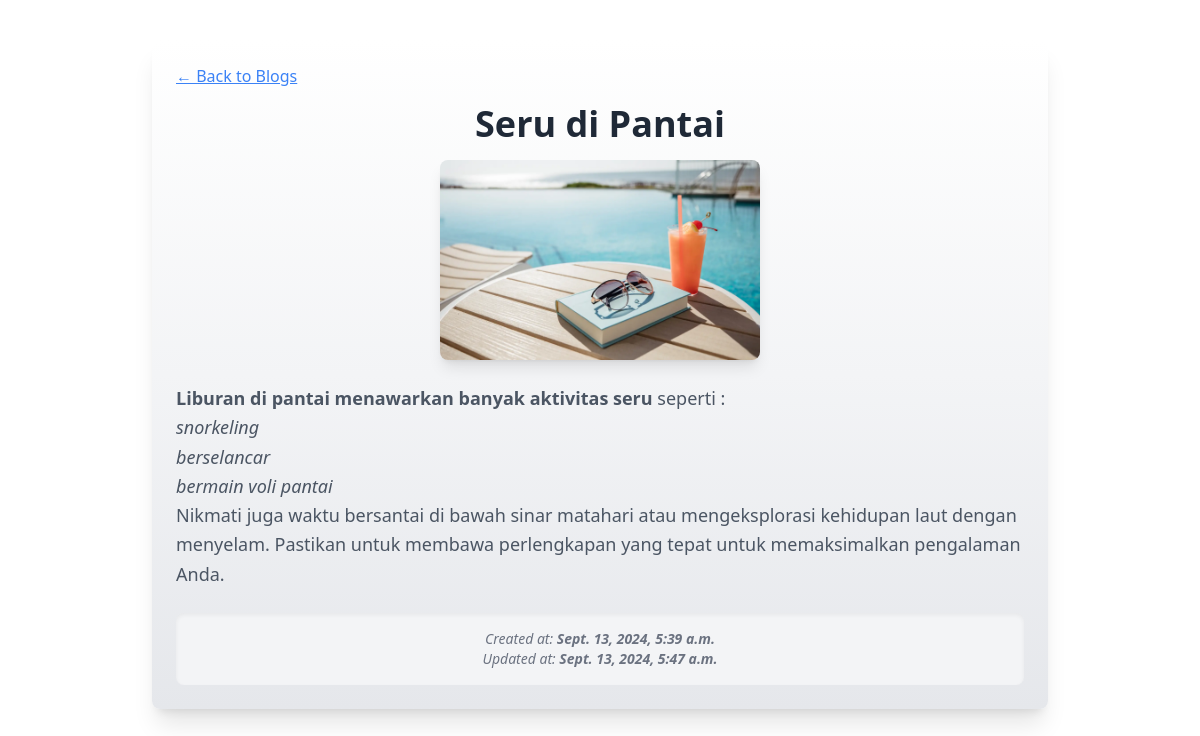
Screenshot of /post/11/ with the database file from the repository.
### blog/models.py (models this page shows, shortened)
class Post(models.Model):
    title = models.CharField(max_length=200)
    content = RichTextField()
    image = models.ImageField(upload_to='post_images/', blank=True, null=True)  # Field gambar
    created_at = models.DateTimeField(auto_now_add=True)
    updated_at = models.DateTimeField(auto_now=True)

### blog/views.py (the view)
# urls.py: path('post/<int:id>/', views.post_detail, name='post_detail'),
def post_detail(request, id):
    post = Post.objects.get(id=id)
    return render(request, 'blog/post_detail.html', {'post': post})

### blog/templates/blog/post_detail.html (shortened to what this page needs)
{% extends "blog/master.html" %}
{% block content %}
<div class="max-w-4xl mx-auto mt-10 mb-10 p-6 bg-gradient-to-b from-white via-gray-100 to-gray-200 shadow-xl rounded-lg">
    <a href="{% url 'post_list' %}" class="text-blue-500 underline mb-4 inline-block hover:text-blue-700 transition duration-300">← Back to Blogs</a>
    <div class="text-center">
        <h1 class="text-4xl font-bold text-gray-800 mb-4">{{ post.title }}</h1>
        {% if post.image %}
            <div class="flex justify-center mb-6">
                <img src="{{ post.image.url }}" alt="{{ post.title }}" class="w-80 h-auto rounded-lg shadow-lg transform hover:scale-105 transition-transform duration-500">
            </div>
        {% endif %}
    </div>
    <div class="mt-6">
        <div class="text-gray-600 text-lg leading-relaxed mb-6">
            {{ post.content|safe }}
        </div>
        <div class="text-center py-4 bg-gray-100 rounded-lg shadow-inner">
            <p class="text-gray-500 text-sm italic">Created at: <span class="font-semibold">{{ post.created_at }}</span></p>
            <p class="text-gray-500 text-sm italic">Updated at: <span class="font-semibold">{{ post.updated_at }}</span></p>
        </div>
    </div>
</div>
{% endblock %}

### rows the page displays
Post: title "Seru di Pantai", image (picture), content "Liburan di pantai menawarkan banyak aktivitas seru seperti : snorkeling berselancar bermain voli pantai Nikmati juga waktu bersantai di bawah sinar matahari atau mengeksplorasi kehidupan laut dengan menyelam. Pastikan untuk membawa perlengkapan yang tepat untuk memaksimalkan pengalaman Anda.", created_at "Sept. 13, 2024, 5:39 a.m.", updated_at "Sept. 13, 2024, 5:47 a.m."
